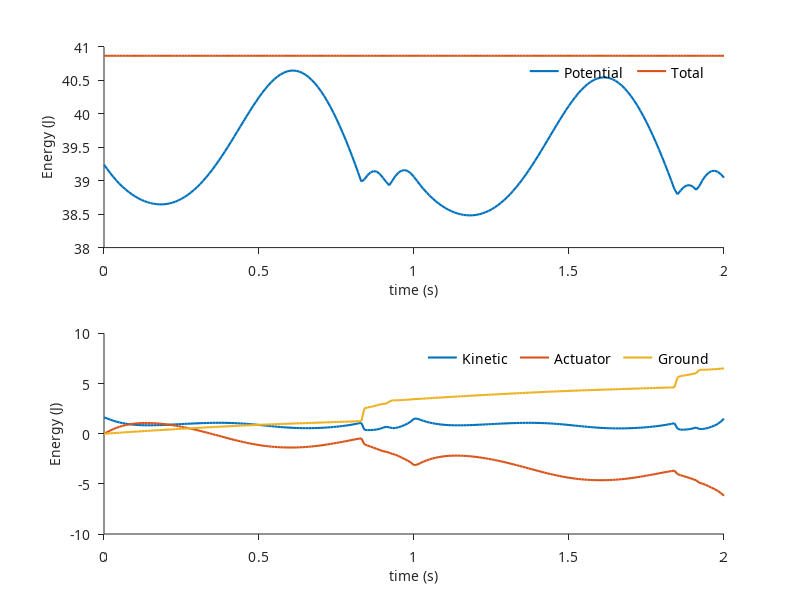

MATLAB code to generate this figure:
% ReDySim plot_en module. This module plots total energy for
% Contibutors: Dr. Suril Shah and Prof S. K. Saha @IIT Delhi

function[]=plot_en()
disp('------------------------------------------------------------------');
disp('Plots the Energy balance');

load envar.dat;
load timevar.dat;
EN=envar;T=timevar;

set(0,'DefaultLineLineWidth',1.5)

fh1=figure(3);
subplot(2,1,1)
set(fh1, 'color', 'white'); % sets the color to white 
plot(T,EN(:,1),T,EN(:,4));
set (gca,'fontsize',10,'fontweight','n','fontname','times new romans','linewidth',0.5,'Box', 'off','TickDir','out' );
% title(' ENERGY BALANCE OF SIMULATION THROUGH LSIM ','FontSize',14);
xlabel('time (s)','FontSize',10);
ylabel('Energy (J)','FontSize',10);
h=legend('Potential','Total');
set(h,'Orientation','horizontal','Color', 'none','Box', 'off','Location','best','fontsize',10,'fontweight','n','fontname','times new romans','linewidth',0.5)
subplot(2,1,2)
set(fh1, 'color', 'white'); % sets the color to white 
plot(T,EN(:,2),T,EN(:,3),T,EN(:,5));
set (gca,'fontsize',10,'fontweight','n','fontname','times new romans','linewidth',0.5,'Box', 'off','TickDir','out' );
% title(' ENERGY BALANCE OF SIMULATION THROUGH LSIM ','FontSize',14);
xlabel('time (s)','FontSize',10);
ylabel('Energy (J)','FontSize',10);
h=legend('Kinetic','Actuator','Ground');
set(h,'Orientation','horizontal','Color', 'none','Box', 'off','Location','best','fontsize',10,'fontweight','n','fontname','times new romans','linewidth',0.5)



% accumulated_error=(sum(TE-TE(1))*100)/TE(1)
% maximum_ele_error=(max(abs(TE-TE(1)))*100)/TE(1)
